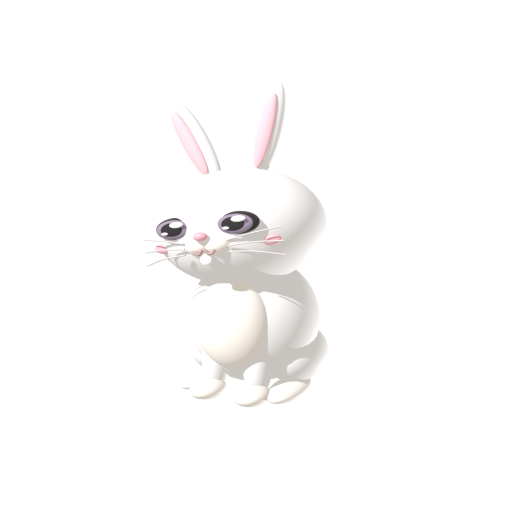
#> input picture store/art/bunny_full.png, 1024 x 1024 px, given in place of cat_icon.png, which was not available (shown at 1/2 size)
$ python make_store_art.py ../store/art/bunny_full.png
#> lines starting #> are read from the running program, lines starting #| are printed output that depends on the picture
"""Builds every Play Store / Android graphic from the Blender renders.
   python tools/make_store_art.py            (icons + feature graphic)
   python tools/make_store_art.py shots      (also frames store/raw_shots/*.png into store screenshots)
Outputs:
  assets/android/icon_192.png, adaptive_fg_432.png, adaptive_bg_432.png, adaptive_mono_432.png
  store/icon_512.png, store/feature_graphic_1024x500.png, store/screenshots/*.png
"""
import glob
import math
import os
import sys

from PIL import Image, ImageDraw, ImageEnhance, ImageFilter, ImageFont

ROOT = os.path.dirname(os.path.dirname(os.path.abspath(__file__)))
STORE = os.path.join(ROOT, "store")
ANDROID = os.path.join(ROOT, "assets", "android")
CHARS = os.path.join(ROOT, "assets", "characters")
FONT = os.path.join(ROOT, "assets", "fonts", "Fredoka.ttf")
os.makedirs(ANDROID, exist_ok=True)
os.makedirs(os.path.join(STORE, "screenshots"), exist_ok=True)

ORANGE = (240, 138, 44)
CREAM = (251, 241, 228)
INK = (74, 58, 53)
TILES = [(242, 155, 178), (143, 209, 158), (245, 200, 92), (140, 184, 238), (185, 155, 230), (245, 164, 107)]


def font(size, weight=650):
    f = ImageFont.truetype(FONT, size)
    try:
        axes = f.get_variation_axes()
        f.set_variation_by_axes([weight if a["name"] in (b"Weight", "Weight") else a["default"] for a in axes])
    except Exception:
        pass
    return f


def gradient(w, h, top, bottom, radial=False):
    img = Image.new("RGB", (w, h))
    px = img.load()
    for y in range(h):
        for x in range(w):
            if radial:
                t = min(1.0, math.hypot(x - w / 2, y - h / 2) / (0.72 * max(w, h)))
            else:
                t = y / (h - 1)
            px[x, y] = tuple(int(top[i] + (bottom[i] - top[i]) * t) for i in range(3))
    return img.convert("RGBA")


def tiles(img, step, size, alpha, rot=0.0, offset=(0, 0)):
    layer = Image.new("RGBA", img.size, (0, 0, 0, 0))
    d = ImageDraw.Draw(layer)
    w, h = img.size
    k = 0
    for r in range(-1, h // step + 2):
        for c in range(-1, w // step + 2):
            x = c * step + (r % 2) * step // 2 + offset[0]
            y = r * step + offset[1]
            col = TILES[(r * 3 + c * 5) % len(TILES)]
            d.rounded_rectangle([x, y, x + size, y + size], radius=size // 4, fill=col + (alpha,))
            k += 1
    if rot:
        layer = layer.rotate(rot, resample=Image.BICUBIC)
    return Image.alpha_composite(img, layer)


def shadow(im, radius=14, offset=(0, 10), opacity=0.35):
    a = im.getchannel("A").point(lambda v: int(v * opacity))
    s = Image.new("RGBA", im.size, (60, 30, 15, 0))
    s.putalpha(a)
    s = s.filter(ImageFilter.GaussianBlur(radius))
    out = Image.new("RGBA", (im.width + abs(offset[0]) * 2, im.height + abs(offset[1]) * 2), (0, 0, 0, 0))
    out.alpha_composite(s, (abs(offset[0]) + offset[0], abs(offset[1]) + offset[1]))
    out.alpha_composite(im, (abs(offset[0]), abs(offset[1])))
    return out


def crop_alpha(im, pad=8):
    bbox = im.getchannel("A").point(lambda v: 255 if v > 8 else 0).getbbox()
    l, t, r, b = bbox
    return im.crop((max(0, l - pad), max(0, t - pad), min(im.width, r + pad), min(im.height, b + pad)))


def fit(im, w, h):
    s = min(w / im.width, h / im.height)
    return im.resize((max(1, int(im.width * s)), max(1, int(im.height * s))), Image.LANCZOS)


def text_outline(d, xy, text, f, fill, outline, width, anchor="la"):
    d.text(xy, text, font=f, fill=fill, anchor=anchor, stroke_width=width, stroke_fill=outline)


def pop(im, sat=1.25, con=1.08):
    rgb = im.convert("RGB")
    rgb = ImageEnhance.Color(rgb).enhance(sat)
    rgb = ImageEnhance.Contrast(rgb).enhance(con)
    out = rgb.convert("RGBA")
    out.putalpha(im.getchannel("A"))
    return out


# ================================================================ icons

def icon_background(size):
    bg = gradient(size, size, (255, 190, 110), (238, 120, 40), radial=True)
    return tiles(bg, step=size // 4, size=size // 6, alpha=38, rot=12)


def make_icons():
    cat = Image.open(os.path.join(CHARS, "cat_icon.png")).convert("RGBA")
#> cat is the input picture: PIL image 1024x1024 RGBA; mean R, G, B, A 31.8, 31.2, 30.9, 33.9
    cat = crop_alpha(cat, 2)
#> in crop_alpha, `bbox = im.getchannel("A").point(lambda v: 255 if v > 8 else 0).getbbox()`: bbox = (286, 162, 657, 815)
#> in crop_alpha, `l, t, r, b = bbox`: l = 286; t = 162; r = 657; b = 815
    # Play Store icon 512 (full bleed square; Play applies the rounded mask itself)
    icon = icon_background(512)
#> in gradient, `img = Image.new("RGB", (w, h))`: img: PIL image 512x512 RGB; every value is 0
#> in gradient, `return img.convert("RGBA")`:
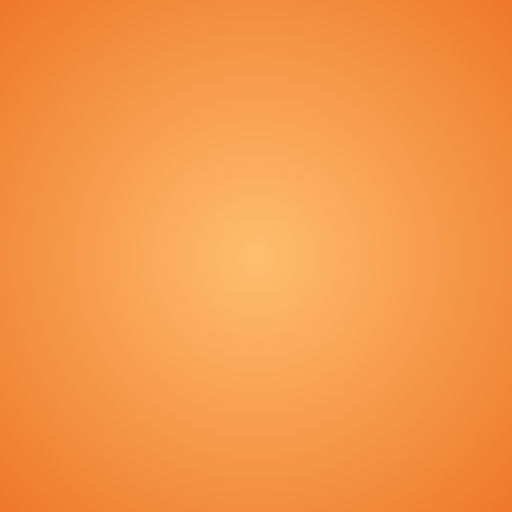
#> returned value: PIL image 512x512 RGBA; mean R, G, B, A 245.5, 152.3, 72.3, 255
#> in tiles, `layer = Image.new("RGBA", img.size, (0, 0, 0, 0))`: layer: PIL image 512x512 RGBA; every value is 0
#> after the loop in tiles, `for r in range(-1, h // step + 2):`: k = 49
    head = shadow(fit(cat, 430, 430), 12, (0, 10), 0.35)
#> in shadow, `out = Image.new("RGBA", (im.width + abs(offset[0]) * 2, im.height + ab..`: out: PIL image 245x450 RGBA; every value is 0
    icon.alpha_composite(head, ((512 - head.width) // 2, (512 - head.height) // 2 + 8))
    icon.convert("RGB").save(os.path.join(STORE, "icon_512.png"))
    icon.resize((192, 192), Image.LANCZOS).save(os.path.join(ANDROID, "icon_192.png"))
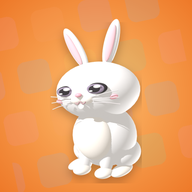
#> saved as icon_192.png: PIL image 192x192 RGBA; mean R, G, B, A 237.2, 165.4, 108, 255
    # adaptive icon layers (432; the visible safe zone is the middle ~66%)
    icon_background(432).save(os.path.join(ANDROID, "adaptive_bg_432.png"))
#> in gradient (call 2), `img = Image.new("RGB", (w, h))`: img: PIL image 432x432 RGB; every value is 0
#> in tiles (call 2), `layer = Image.new("RGBA", img.size, (0, 0, 0, 0))`: layer: PIL image 432x432 RGBA; every value is 0
    fg = Image.new("RGBA", (432, 432), (0, 0, 0, 0))
    head = shadow(fit(cat, 270, 270), 8, (0, 6), 0.3)
#> in shadow (call 2), `out = Image.new("RGBA", (im.width + abs(offset[0]) * 2, im.height + ab..`: out: PIL image 154x282 RGBA; every value is 0
    fg.alpha_composite(head, ((432 - head.width) // 2, (432 - head.height) // 2 + 4))
    fg.save(os.path.join(ANDROID, "adaptive_fg_432.png"))
    mono = Image.new("RGBA", (432, 432), (0, 0, 0, 0))
    m = fit(cat, 270, 270).getchannel("A")
    white = Image.new("RGBA", m.size, (255, 255, 255, 255))
#> white: PIL image 154x270 RGBA; every value is 255
    white.putalpha(m)
    mono.alpha_composite(white, ((432 - m.width) // 2, (432 - m.height) // 2))
    mono.save(os.path.join(ANDROID, "adaptive_mono_432.png"))
    print("icons done")


# ================================================================ feature graphic

def make_feature():
    W, H = 1024, 500
    fg = gradient(W, H, (255, 236, 214), (252, 205, 160))
#> call 3 of gradient, with w = 1024, h = 500, top = (255, 236, 214), bottom = (252, 205, 160), radial = False
#> in gradient (call 3), `img = Image.new("RGB", (w, h))`: img: PIL image 1024x500 RGB; every value is 0
#> in gradient (call 3), `return img.convert("RGBA")`:
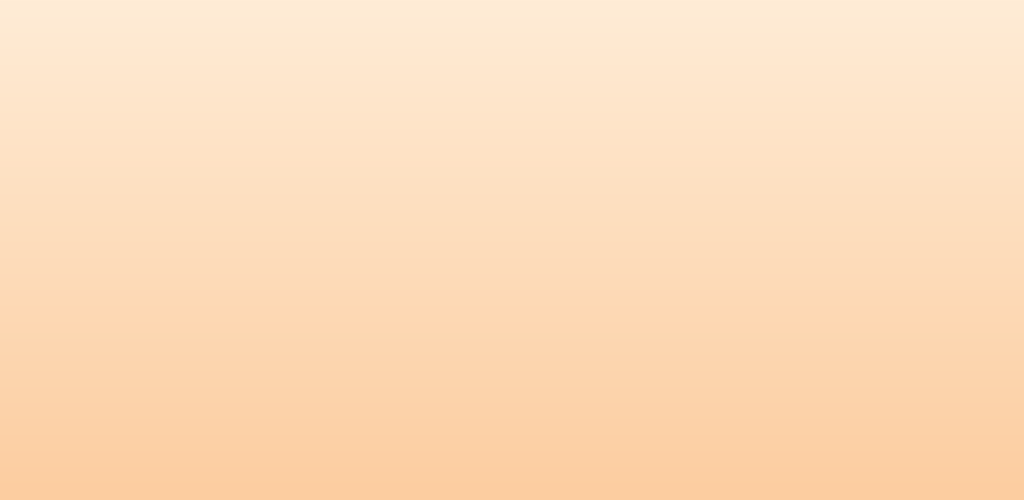
#> returned value: PIL image 1024x500 RGBA; mean R, G, B, A 253, 220, 186.5, 255
    fg = tiles(fg, step=96, size=60, alpha=45, rot=-8)
#> call 3 of tiles, with step = 96, size = 60, alpha = 45, rot = -8, offset = (0, 0)
#> in tiles (call 3), `layer = Image.new("RGBA", img.size, (0, 0, 0, 0))`: layer: PIL image 1024x500 RGBA; every value is 0
#> after the loop in tiles (call 3), `for r in range(-1, h // step + 2):`: k = 104
#> in tiles (call 3), `layer = layer.rotate(rot, resample=Image.BICUBIC)`:
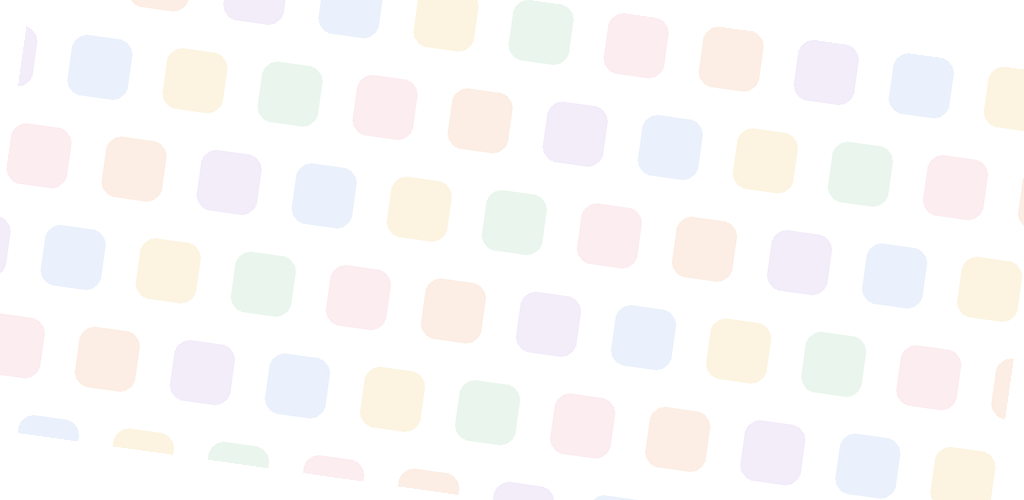
#> layer: PIL image 1024x500 RGBA; mean R, G, B, A 72.9, 64.1, 60.9, 16; transparent parts drawn white
    d = ImageDraw.Draw(fg)
    # title block
    text_outline(d, (60, 120), "Whisker", font(112, 700), ORANGE, (255, 255, 255), 8)
    text_outline(d, (60, 230), "Grid", font(112, 700), ORANGE, (255, 255, 255), 8)
    d.text((66, 365), "Find the hidden friends!", font=font(36, 560), fill=INK)
    x = 66
    for label, col in (("100 levels", (143, 209, 158)), ("Daily puzzle", (140, 184, 238)), ("3D friends", (242, 155, 178))):
        f = font(24, 600)
        w = d.textlength(label, font=f)
        d.rounded_rectangle([x, 420, x + w + 32, 460], radius=20, fill=col)
        d.text((x + 16, 440), label, font=f, fill=(255, 255, 255), anchor="lm")
        x += w + 46
#> this loop made 3 passes
#> (w, x) on passes 1 to 3: (123, 235), (145.4, 426.4), (124.1, 596.5)
#> after the loop, x = 596.5
    # mini board behind the characters
    bx, by, cs = 610, 70, 70
    board = Image.new("RGBA", (cs * 5 + 24, cs * 5 + 24), (0, 0, 0, 0))
#> board: PIL image 374x374 RGBA; every value is 0
    bd = ImageDraw.Draw(board)
    bd.rounded_rectangle([0, 0, board.width - 1, board.height - 1], radius=30, fill=(255, 250, 243, 235))
    regions = [[0, 0, 1, 1, 1], [0, 2, 2, 1, 3], [4, 2, 2, 3, 3], [4, 4, 5, 5, 3], [4, 5, 5, 5, 3]]
    for r in range(5):
        for c in range(5):
            x0, y0 = 12 + c * cs + 4, 12 + r * cs + 4
            bd.rounded_rectangle([x0, y0, x0 + cs - 8, y0 + cs - 8], radius=14, fill=TILES[regions[r][c]])
    board = board.rotate(-6, resample=Image.BICUBIC, expand=True)
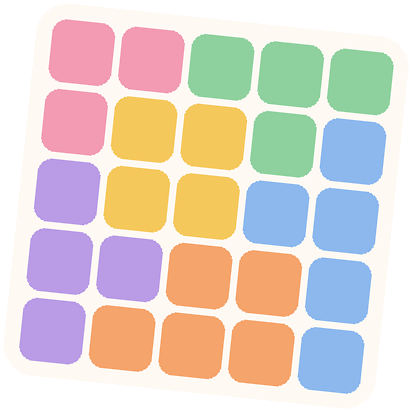
#> board: PIL image 412x412 RGBA; mean R, G, B, A 177, 164.8, 156.9, 203.6; transparent parts drawn white
    fg.alpha_composite(shadow(board, 14, (0, 10), 0.25), (bx, by - 30))
#> call 3 of shadow, with radius = 14, offset = (0, 10), opacity = 0.25
#> in shadow (call 3), `a = im.getchannel("A").point(lambda v: int(v * opacity))`:
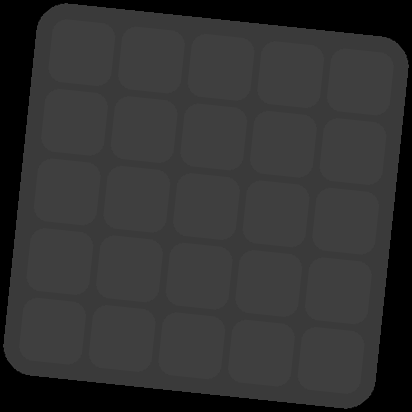
#> a: PIL image 412x412 L; min 0, max 63, mean 50.3
#> in shadow (call 3), `s = s.filter(ImageFilter.GaussianBlur(radius))`:
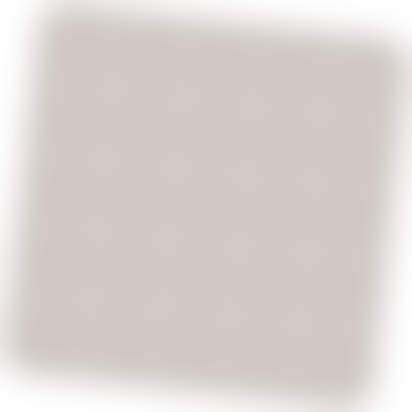
#> s: PIL image 412x412 RGBA; mean R, G, B, A 60, 30, 15, 50.1; transparent parts drawn white
#> in shadow (call 3), `out = Image.new("RGBA", (im.width + abs(offset[0]) * 2, im.height + ab..`: out: PIL image 412x432 RGBA; every value is 0
    # the four friends
    spots = [("bunny", 730, 18, 290), ("mouse", 868, 140, 240), ("dog", 575, 165, 255), ("cat", 700, 150, 320)]
    for cid, x, y, h in spots:
        im = pop(crop_alpha(Image.open(os.path.join(STORE, "art", f"{cid}_full.png")).convert("RGBA")))
        im = shadow(fit(im, h, h), 10, (0, 8), 0.3)
        fg.alpha_composite(im, (x, y))
    fg.convert("RGB").save(os.path.join(STORE, "feature_graphic_1024x500.png"))
    print("feature graphic done")


# ================================================================ screenshots

CAPTIONS = {
    "1_board": ("Find the hidden friends", "One per row, column & colour"),
    "2_levels": ("100 levels", "From easy 4×4 to genius 10×10"),
    "3_win": ("Celebrate every win", "Earn up to 3 stars per level"),
    "4_friends": ("Unlock cute friends", "Cat, dog, bunny & mouse"),
    "5_night": ("Pick your cozy theme", "Four themes, day or night"),
    "6_home": ("A new puzzle every day", "Relaxing music, no timers to beat"),
}


def make_shots():
    raw = sorted(glob.glob(os.path.join(STORE, "raw_shots", "*.png")))
    W, H = 1080, 1920
    for path in raw:
        key = os.path.splitext(os.path.basename(path))[0]
        if key not in CAPTIONS:
            continue
        night = key == "5_night"
        bg = gradient(W, H, (40, 48, 92) if night else (255, 226, 196), (24, 30, 62) if night else (250, 186, 128))
        bg = tiles(bg, step=150, size=90, alpha=30 if night else 45, rot=-8)
        d = ImageDraw.Draw(bg)
        title, sub = CAPTIONS[key]
        text_outline(d, (W // 2, 150), title, font(86, 700), (255, 173, 77) if night else ORANGE, (255, 255, 255) if not night else (28, 34, 64), 6, "mm")
        d.text((W // 2, 245), sub, font=font(46, 520), fill=(240, 236, 230) if night else INK, anchor="mm")
        shot = Image.open(path).convert("RGBA")
        shot = fit(shot, 860, 1560)
        mask = Image.new("L", shot.size, 0)
        ImageDraw.Draw(mask).rounded_rectangle([0, 0, shot.width - 1, shot.height - 1], radius=54, fill=255)
        framed = Image.new("RGBA", (shot.width + 28, shot.height + 28), (0, 0, 0, 0))
        ImageDraw.Draw(framed).rounded_rectangle([0, 0, framed.width - 1, framed.height - 1], radius=66, fill=(40, 30, 28, 255))
        shot.putalpha(mask)
        framed.alpha_composite(shot, (14, 14))
        framed = shadow(framed, 24, (0, 18), 0.4)
        bg.alpha_composite(framed, ((W - framed.width) // 2, 320))
        bg.convert("RGB").save(os.path.join(STORE, "screenshots", f"{key}.png"))
        print("screenshot", key)


make_icons()
make_feature()
if "shots" in sys.argv:
    make_shots()
